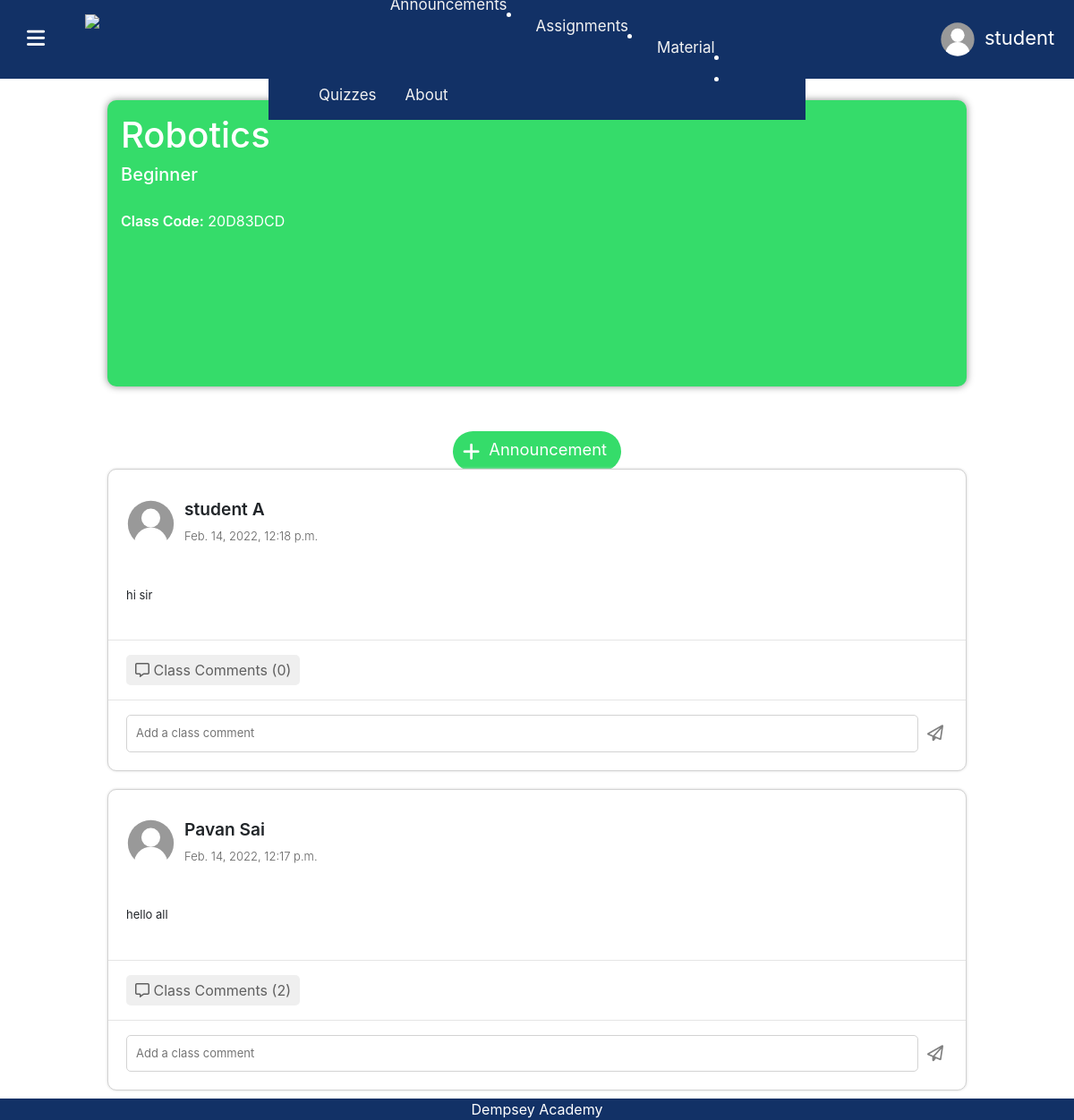
Page /ViewClassroom/20D83DCD/ (signed in) on the committed database.
### educationPortal/models.py (models this page shows)
class User(AbstractUser):
    userType = models.CharField(max_length=20, default="student")
    profile_pic = models.ImageField(
        null=True, blank=True, default="blankUserIcon.svg")

class Classroom(models.Model):
    name = models.CharField(max_length=100, default="Classroom")
    students = models.ManyToManyField(User, blank=True)
    teacher = models.ForeignKey(
        User, on_delete=models.CASCADE, related_name="teacher")
    code = models.CharField(max_length=20)
    subject = models.CharField(max_length=50, default="")
    theme = models.CharField(max_length=20, default="cardBlue")

class Announcement(models.Model):
    classroom = models.ForeignKey(
        Classroom, on_delete=models.CASCADE, related_name="classroom", null=True)
    body = CharField(max_length=20000, default="")
    creator = models.ForeignKey(
        User, on_delete=models.CASCADE, related_name="creator", null=True)
    date = models.DateTimeField(null=True)
    comments = models.ManyToManyField(Comment, blank=True)

### educationPortal/views.py (the view)
# urls.py: path("ViewClassroom/<str:code>/", views.ViewClassroom, name="ViewClassroom"),
def ViewClassroom(request, code):
    if request.user.is_authenticated:
        selectedClass = Classroom.objects.get(code=code)
        announcements = Announcement.objects.filter(
            classroom=selectedClass).order_by('-date')
        return render(request, "educationPortal/ViewClassroom.html", {
            "class": selectedClass,
            "announcements": announcements
        })
    else:
        return login_view(request)

### educationPortal/templates/educationPortal/ViewClassroom.html (shortened to what this page needs)
{% load static %}
<!DOCTYPE html>
<html lang="en">
<head>
    <link rel="stylesheet" href="https://stackpath.bootstrapcdn.com/bootstrap/4.4.1/css/bootstrap.min.css"
>
    <link href="{% static 'educationPortal/styles.css' %}" rel="stylesheet">
    <link href="{% static 'educationPortal/ClassView.css' %}" rel="stylesheet">
    <link rel="stylesheet" href="https://unpkg.com/purecss@1.0.0/build/pure-min.css">
</head>
<body>
    <header class="mainHeader">
        <div style="display: flex; align-items: center;">
            <div id="menuBars">
                <i class="fas fa-bars menuBars"></i>
            </div>
                        <img src="{% static 'educationPortal/Icons/Logo.svg' %}" style="height: 7vh; margin-right: 20px; color: orange; margin-left: 20px;"
                            class="logo">
        </div>
        <div class="headerItems">
            <button class="profileButton" onclick="profilePopUp()">
                {% if user.profile_pic %}
                    <img src="{{user.profile_pic.url}}" width="40px" height="40px" style="border-radius: 50%;">
                {% else %}
                    <img src="/images/blankUserIcon.svg" width="40px" height="40px" style="border-radius: 50%;">
                {% endif %}
                <p class="profileButtonText">{{user.first_name}}</p>
            </button>
        </div>
        <div class="pure-menu">
            <ul class="pure-menu-list">
                <li class="pure-menu-item">
                    <a href="{% url 'index' %}" class="pure-menu-link">
                    </a>
                </li>
                <li class="pure-menu-item">
                    <a href="{% url 'ViewClassroom' class.code %}" class="pure-menu-link">
                    </a>
                </li>
                <li class="pure-menu-item">
                    <a href="{% url 'assignments' class.code %}" class="pure-menu-link">
                        Assignments
                    </a>
                </li>
                <li class="pure-menu-item">
                    <a href="{% url 'materials' class.code %}" class="pure-menu-link">
                        Material
                    </a>
                </li>
                <li class="pure-menu-item">
                    <a href="{% url 'quizzes' class.code %}" class="pure-menu-link">
                        Quizzes
                    </a>
                </li>
                <li class="pure-menu-item">
                    <a href="https://dempseyacademy.com/" target="_blank" class="pure-menu-link">
                        About
                    </a>
                </li>
            </ul>
        </div>
    </header>
    <div class="bottom-menu">
        <span class="pure-menu-heading" style="color: white;">
            Dempsey Academy
        </span>
    </div>
    <br>
    <br>
    <br>
    <div class="MainColumn">
        <div class="ClassCentralDiv {{class.theme}}">
            <h1 class="className" style="padding-bottom: 0px;">{{class.name}}</h1>
            <h5 class="className" style="padding-top:0; padding-bottom: 20px;">{{class.subject}}</h5>
            <p style="padding-left: 15px; color: white; font-weight: 400;"><b style="font-weight: 600;">Class Code:</b> {{class.code}}</p>
        </div>
        <div class="Announcements">
            <button class="addAnnouncement {{class.theme}}" onclick="showAnnouncementMaker()">
                <i class="fas fa-plus" style="margin-left: 5px;"></i>
                <label style="font-size: smaller; padding-left: 10px; padding-top: 5px; padding-right: 10px; cursor: pointer;">Announcement</label>
            </button>
            {% for announcement in announcements %}
                <div class="announcementCard">
                    <div style="display: flex; align-items: center; padding-left: 20px; padding-top: 20px; padding-bottom: 20px;">
                        <div>
                            {% if announcement.creator.profile_pic %}
                            <img src="{{announcement.creator.profile_pic.url}}" class="announcementProfilePic">
                            {% else %}
                            <img src="/images/blankUserIcon.svg" class="announcementProfilePic">
                            {% endif %}
                        </div>
                        <div>
                            <p style="font-weight: 600; font-size: larger; padding-top: 10px; padding-left: 10px;">
                                {{announcement.creator.first_name}} {{announcement.creator.last_name}}</p>
                            <p style="font-size: small; font-weight: 300; color: rgb(96, 96, 96); padding-left: 10px; margin-top: -10px;">
                                {{announcement.date}}</p>
                        </div>
                    </div>
                    <div style="font-size: small; padding-left: 20px; padding-top: 10px;">
                        {{announcement.body | safe}}
                    </div>
                    <br>
                    <hr style="width: 100%;">
                    <button class="viewCommentButton" style="margin-left: 20px;" onclick="viewComments('comments:{{announcement.id}}')">
                        <i class="far fa-comment-alt"> </i>
                        Class Comments ({{announcement.comments.all.count}})
                    </button>
                    <hr style="width: 100%;">
                    <div style="display: flex; align-items: center; padding-left: 20px; padding-bottom: 20px; padding-right: 20px;">
                        <input type="text" placeholder="Add a class comment" class="classCommentInput" id="comment:{{announcement.id}}">
                        <button class="commentPostButton" id="post:{{announcement.id}}" onclick="postComment(id, `${document.getElementById('comment:'+'{{announcement.id}}').value}`)"><i class="far fa-paper-plane"></i></button>
                    </div>
                </div>
            {% endfor %}
        </div>
    </div>
</body>
</html>

### educationPortal/static/educationPortal/styles.css (style rules this page uses)
body { padding: 0px; margin: 0; }
.mainHeader { display: flex; background: #123166; min-height: 11vh; display: flex; justify-content: space-around; align-items: center; color: white; position: fixed; width: 100%; z-index: 6; }
.headerItems { display: flex; align-items: center; width: 80%; align-items: center; justify-content: flex-end; }
.menuBars { width: 10px; font-size: 23px; margin-right: 35px; transition: 0.2s; margin-left: 30px; }
.cardGreen { background-color: #35dc6a; }
.profileButton { display: flex; justify-content: center; align-items: center; background: none; color: white; outline: none; border: none; font-size: 22px; max-width: 150px; max-height: 45px; transition: 0.3s; margin-right: 80px; }
.profileButtonText { padding-top: 12px; padding-left: 10px; max-width: 2vw; }
.logo { height: 7vh; margin-right: 10px; color: orange; margin-left: 20px; }

### educationPortal/static/educationPortal/ClassView.css (style rules this page uses)
.MainColumn { display: flex; align-items: center; flex-direction: column; width: 100%; }
.ClassCentralDiv { margin-top: 5vh; width: 80%; height: 40vh; border-radius: 10px; box-shadow: 0px 0px 8px #8c8c8c; display: flex; flex-direction: column; }
.className { padding: 15px; color: white; }
.Announcements { display: flex; flex-direction: column; align-items: center; width: 80%; margin-top: 5vh; }
.announcementCard { width: 100%; border-radius: 10px; background-color: white; outline: none; border: 1px solid lightgray; margin: 10px; box-shadow: 0px 0px 3px #d8d8d8; }
.addAnnouncement { display: flex; justify-content: center; align-items: center; color: white; outline: none; border: none; font-size: 22px; height: 45px; transition: 0.3s; border-radius: 25px; margin: 10px; }
.classCommentInput { border: 0.5px solid lightgray; border-radius: 5px; outline: none; padding: 10px; font-size: small; width: 100%; }
.commentPostButton { color: gray; padding: 5px; outline: none; border: none; background: none; font-size: large; margin-left: 5px; transition: 0.2s; }
.viewCommentButton { outline: none; border: none; border-radius: 5px; padding: 5px; padding-left: 10px; padding-right: 10px; color: rgb(96, 96, 96); transition: 0.2s; }
.announcementProfilePic { width: 55px; height: 55px; overflow: hidden; border-radius: 50%; }

### educationPortal/templates/educationPortal/ViewClassroom.html (style rules this page uses)
.pure-menu { overflow: hidden; text-align: center; background-color: #123166; position: fixed; display: inline-block; width: 50%; }
.pure-menu a { float: left; display: block; color: #f2f2f2; text-align: center; padding: 14px 16px; text-decoration: none; font-size: 17px; }
.bottom-menu { overflow: hidden; text-align: center; background-color: #123166; position: fixed; display: inline-block; width: 100%; bottom: 0; color: white; }

### rows in the picture
User: first_name "student"
Classroom: name "Robotics", subject "Beginner", code "20D83DCD"
Announcement: creator.first_name "student", creator.last_name "A", date "Feb. 14, 2022, 12:18 p.m.", body "hi sir", comments.all.count "0"
Announcement: creator.first_name "Pavan", creator.last_name "Sai", date "Feb. 14, 2022, 12:17 p.m.", body "hello all", comments.all.count "2"
